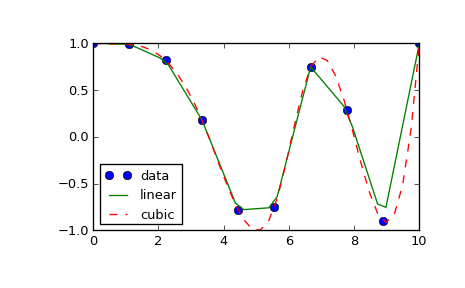

This figure's Python source:
from scipy.interpolate import interp1d

x = np.linspace(0, 10, 10)
y = np.cos(-x**2/8.0)
f = interp1d(x, y)
f2 = interp1d(x, y, kind='cubic')

xnew = np.linspace(0, 10, 40)
import matplotlib.pyplot as plt
plt.plot(x,y,'o',xnew,f(xnew),'-', xnew, f2(xnew),'--')
plt.legend(['data', 'linear', 'cubic'], loc='best')
plt.show()
